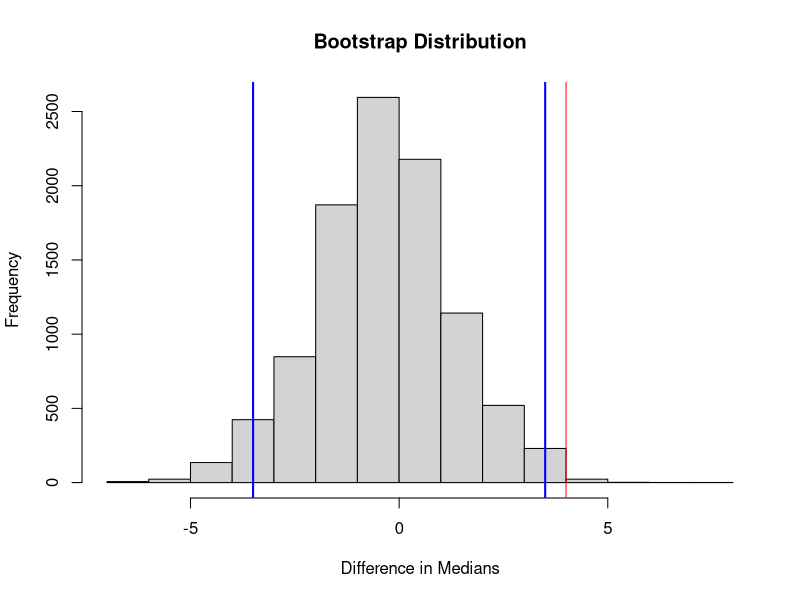
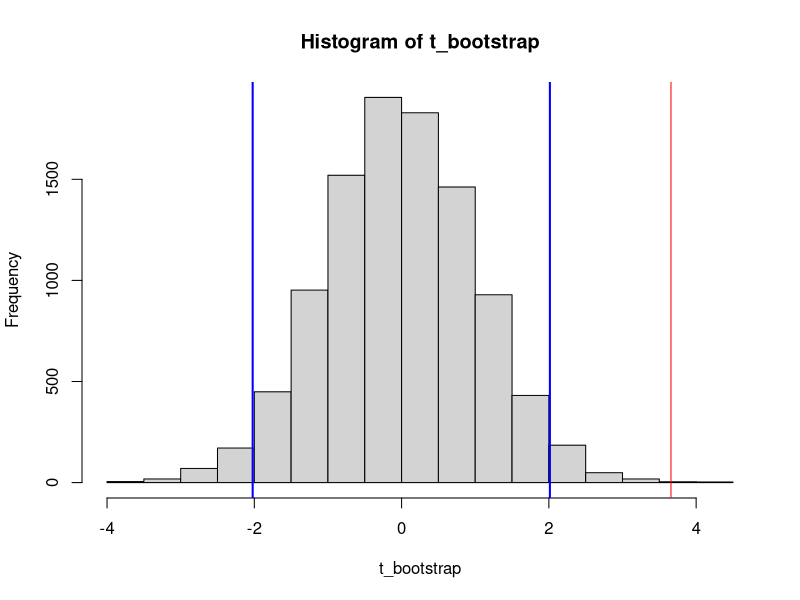
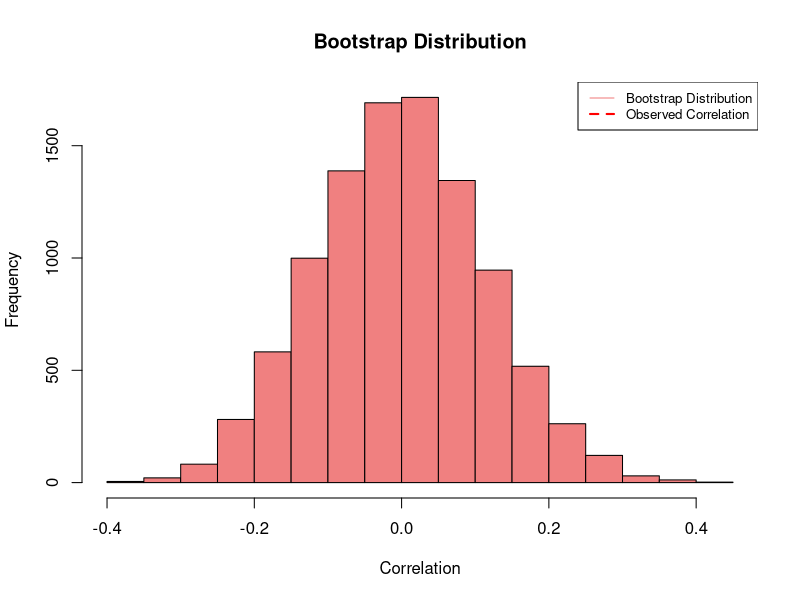

Write R code to recreate these figures, in order.
## ---- chunk 1
library(readxl)
## ---- chunk 2
# Load the dataset
mosquito <- read_excel("BRSM_Results Visualization.xlsx", sheet = "Mosquito")

beer_median <- median(mosquito$`No. of Mosquitoes`[mosquito$Group == "Beer"])
water_median <- median(mosquito$`No. of Mosquitoes`[mosquito$Group == "Water"])
observed_stat <- beer_median - water_median
cat("Observed difference in medians:", observed_stat)
## ---- chunk 3
replacement <- 1;
iterations <- 10000;

data <- c(mosquito$`No. of Mosquitoes`[mosquito$Group == "Beer"], mosquito$`No. of Mosquitoes`[mosquito$Group == "Water"])
t_bootstrap <- c(1:iterations)
group1 <- c(1:length(mosquito$`No. of Mosquitoes`[mosquito$Group == "Beer"]))
group2 <- c(1:length(mosquito$`No. of Mosquitoes`[mosquito$Group == "Water"]))

for (i in 1:iterations) {
  if (replacement == 1) {
for (m in 1:length(mosquito$`No. of Mosquitoes`[mosquito$Group == "Beer"])) {
randomized = sample(length(data), 1)
group1[m] <- data[randomized]
}
for (k in 1:length(mosquito$`No. of Mosquitoes`[mosquito$Group == "Water"])) {
randomized = sample(length(data), 1)
group2[k] <- data[randomized]
}
  } else {
    randomized = sample(length(data), length(data));
    group1 <- randomized[1:length(mosquito$`No. of Mosquitoes`[mosquito$Group == "Beer"])]
    group2 <- randomized[length(mosquito$`No. of Mosquitoes`[mosquito$Group == "Beer"])+1:length(mosquito$`No. of Mosquitoes`[mosquito$Group == "Water"])]
  }
  
  t_bootstrap[i] <- median(group1) - median(group2)
}

sorted_bootstrap = sort(t_bootstrap)

## ---- chunk 4
# Plotting histogram
hist(t_bootstrap, main="Bootstrap Distribution", xlab="Difference in Medians")
sorted_bootstrap = sort(t_bootstrap)
limit1 = sorted_bootstrap[round(0.025*iterations)]
limit2 = sorted_bootstrap[iterations - round(0.025*iterations)]
abline(v=limit1, col="blue", lwd=2)
abline(v=limit2, col="blue", lwd=2)
abline(v=observed_stat, col="red")
## ---- chunk 5
# Calculate two-tailed p-value
p_value <- sum(abs(sorted_bootstrap) >= abs(observed_stat)) / iterations
cat("Two-tailed P-value:", p_value, "\n")
## ---- chunk 6
mosquito <- read_excel("BRSM_Results Visualization.xlsx", sheet = "Mosquito")

# Using t.test to calculate the observed statistic
observed_stat <- t.test(mosquito$`No. of Mosquitoes`[mosquito$Group == "Beer"], mosquito$`No. of Mosquitoes`[mosquito$Group == "Water"])
print(observed_stat)
## ---- chunk 7
observed_stat = observed_stat$statistic
print(observed_stat)
## ---- chunk 8
replacement <- 1;
iterations <- 10000;
group1 <- c(1:length(mosquito$`No. of Mosquitoes`[mosquito$Group == "Beer"]))
group2 <- c(1:length(mosquito$`No. of Mosquitoes`[mosquito$Group == "Water"]))

data <- c(mosquito$`No. of Mosquitoes`[mosquito$Group == "Beer"], mosquito$`No. of Mosquitoes`[mosquito$Group == "Water"])
t_bootstrap <- c(1:iterations)

for (i in 1:iterations) {
  if (replacement == 1) {
    for (m in 1:length(mosquito$`No. of Mosquitoes`[mosquito$Group == "Beer"])) {
      randomized <- sample(length(data), 1)
      group1[m] <- data[randomized]
    }
    for (k in 1:length(mosquito$`No. of Mosquitoes`[mosquito$Group == "Water"])) {
      randomized <- sample(length(data), 1)
      group2[k] <- data[randomized]
    }
  } else {
    randomized <- sample(length(data), length(data));
    group1 <- data[randomized[1:length(mosquito$`No. of Mosquitoes`[mosquito$Group == "Beer"])]]
    group2 <- data[randomized[length(mosquito$`No. of Mosquitoes`[mosquito$Group == "Beer"])+1:length(mosquito$`No. of Mosquitoes`[mosquito$Group == "Water"])]]
  }
  
  t_bootstrap[i] <- t.test(group1, group2)$statistic;
}

# Plot histogram
hist(t_bootstrap)
sorted_bootstrap = sort(t_bootstrap)
limit1 = sorted_bootstrap[round(0.025*iterations)]
limit2 = sorted_bootstrap[iterations - round(0.025*iterations)]
abline(v=limit1, col="blue", lwd=2)
abline(v=limit2, col="blue", lwd=2)
abline(v=observed_stat, col="red")


## ---- chunk 9
p_value_non_directional = sum((abs(sorted_bootstrap) >= observed_stat))/ iterations
print("NON DIRECTIONAL")
print(p_value_non_directional)
## ---- chunk 10
# One-tailed p-value for difference in medians (directional)
p_value_directional = sum((sorted_bootstrap >= observed_stat)) / iterations
print("DIRECTIONAL")
print(p_value_directional)
## ---- chunk 11
data <- read_excel("data.xlsx")

# Calculate the observed correlation
observed_corr <- cor(data$IQ, data$Placement_TESTSCORE)
cat("Observed correlation between IQ and Test Score:", observed_corr, "\n")

# Set the number of iterations for the permutation test
iterations <- 10000

# Create a vector to store bootstrap distribution of correlation
corr_bootstrap <- numeric(iterations)

# Permutation test
for (i in 1:iterations) {
  # Shuffle the "Placement_TESTSCORE" values while keeping IQ unchanged
  shuffled_testscore <- sample(data$Placement_TESTSCORE)
  
  # Calculate the correlation for the shuffled data
  corr_bootstrap[i] <- cor(data$IQ, shuffled_testscore)
}
## ---- chunk 12
# Plot histogram of the bootstrap distribution
hist(corr_bootstrap, main="Bootstrap Distribution", xlab="Correlation", col="lightcoral")
# Add a legend
legend("topright", legend = c("Bootstrap Distribution", "Observed Correlation"),
       col = c("lightcoral", "red"), lty = c(1, 2), lwd = c(1, 2), cex = 0.8)

abline(v=observed_corr, col="red", lty=2, lwd=2)  # Add a dashed line at the observed correlation

## ---- chunk 13

# Calculate p-value

p_value = sum(abs(corr_bootstrap) >= abs(observed_corr)) / iterations
cat("Two-tailed P-value:", p_value, "\n")

# Determine whether to reject or accept the null hypothesis
alpha = 0.05
if (p_value < alpha) {
  cat("Reject the null hypothesis: There is a significant correlation between IQ and Placement TESTSCORE.\n")
} else {
  cat("Accept the null hypothesis: There is no significant correlation between IQ and Placement TESTSCORE.\n")
}
